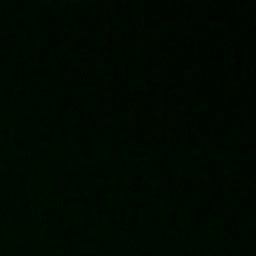
#> input picture datasets/500IMGS/images/train/sub0_0_6.jpg, 256 x 256 px, found by its file name; its folder holds only this picture in this run
$ python normalize.py
#> lines starting #> are read from the running program, lines starting #| are printed output that depends on the picture
import os
import cv2
import numpy as np

# Define the path to the folder containing the images
folder_path = "~/local_storage/bacteria_tracker/datasets/500IMGS/images/train"

# Define the path to the folder for the normalized images
normalized_folder_path = "~/local_storage/bacteria_tracker/datasets/500IMGS/images/normalized"

# Create the normalized folder if it doesn't already exist
if not os.path.exists(normalized_folder_path):
    os.makedirs(normalized_folder_path)

# Loop over each file in the folder
for filename in os.listdir(folder_path):
    # Check if the file is an image
    if filename.endswith(".jpg") or filename.endswith(".png"):
        # Load the image
        img = cv2.imread(os.path.join(folder_path, filename))
#> img is the input picture: shape (256, 256, 3); mean B, G, R 0.385, 8.8, 0.221

        # Convert to float32 data type
        img = img.astype(np.float32)
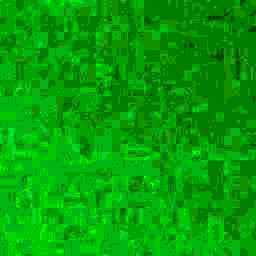
#> img: shape (256, 256, 3) float32; mean B, G, R 0.385, 8.8, 0.221; drawn with min black and max white

        # Normalize pixel values between 0 and 1
        img /= 255
        print(img)
#> (printed output is left out)

        # Save normalized image
        normalized_filename = os.path.join(normalized_folder_path, filename)
        cv2.imwrite(normalized_filename, img)

$ run again, on datasets/500IMGS/images/train/sub0_6_6.jpg
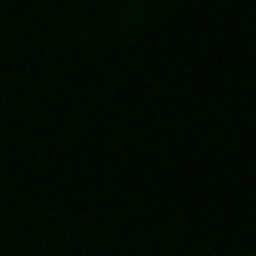
#> input picture datasets/500IMGS/images/train/sub0_6_6.jpg, 256 x 256 px, found by its file name
#> img is the input picture: shape (256, 256, 3); mean B, G, R 0.189, 10.23, 0.111
#> `img = img.astype(np.float32)`:
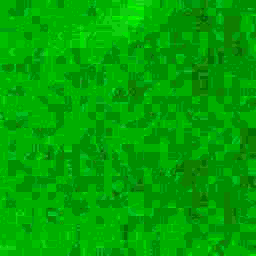
#> img: shape (256, 256, 3) float32; mean B, G, R 0.189, 10.23, 0.111; drawn with min black and max white
#> (printed output is left out)

$ run again, on datasets/500IMGS/images/train/sub0_7_2.jpg
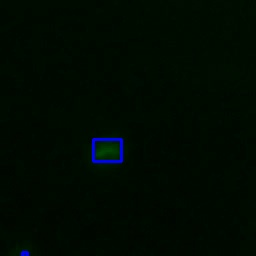
#> input picture datasets/500IMGS/images/train/sub0_7_2.jpg, 256 x 256 px, found by its file name
#> img is the input picture: shape (256, 256, 3); mean B, G, R 1.5, 10.4, 0.2
#> (printed output is left out)
#> `cv2.imwrite(normalized_filename, img)`:
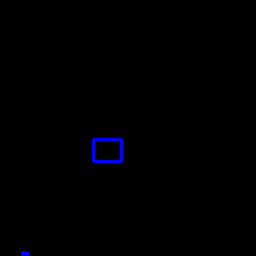
#> saved as sub0_7_2.jpg: shape (256, 256, 3); mean B, G, R 0.00511, 0, 0; drawn with 1 as white

$ run again, on datasets/500IMGS/images/train/sub0_7_3.jpg
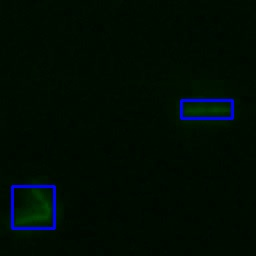
#> input picture datasets/500IMGS/images/train/sub0_7_3.jpg, 256 x 256 px, found by its file name
#> img is the input picture: shape (256, 256, 3); mean B, G, R 3.8, 12.5, 0.2
#> (printed output is left out)
#> `cv2.imwrite(normalized_filename, img)`:
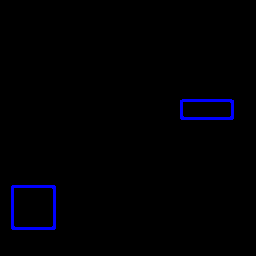
#> saved as sub0_7_3.jpg: shape (256, 256, 3); mean B, G, R 0.0139, 0, 0; drawn with 1 as white
